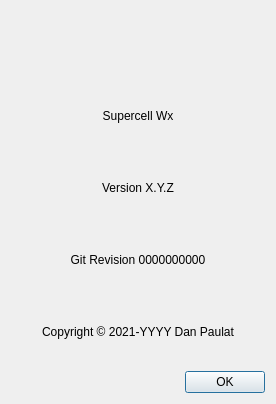
<?xml version="1.0" encoding="UTF-8"?>
<ui version="4.0">
 <class>AboutDialog</class>
 <widget class="QDialog" name="AboutDialog">
  <property name="geometry">
   <rect>
    <x>0</x>
    <y>0</y>
    <width>276</width>
    <height>404</height>
   </rect>
  </property>
  <property name="windowTitle">
   <string>About Supercell Wx</string>
  </property>
  <layout class="QVBoxLayout" name="verticalLayout">
   <item>
    <widget class="QFrame" name="frame_2">
     <layout class="QVBoxLayout" name="verticalLayout_2">
      <property name="leftMargin">
       <number>0</number>
      </property>
      <property name="topMargin">
       <number>0</number>
      </property>
      <property name="rightMargin">
       <number>0</number>
      </property>
      <property name="bottomMargin">
       <number>0</number>
      </property>
      <item>
       <widget class="QLabel" name="label">
        <property name="text">
         <string/>
        </property>
        <property name="pixmap">
         <pixmap resource="../../../../scwx-qt.qrc">:/res/icons/scwx-256.png</pixmap>
        </property>
        <property name="alignment">
         <set>Qt::AlignmentFlag::AlignCenter</set>
        </property>
       </widget>
      </item>
      <item>
       <widget class="QLabel" name="titleLabel">
        <property name="text">
         <string>Supercell Wx</string>
        </property>
        <property name="alignment">
         <set>Qt::AlignmentFlag::AlignCenter</set>
        </property>
       </widget>
      </item>
      <item>
       <widget class="QLabel" name="versionLabel">
        <property name="text">
         <string>Version X.Y.Z</string>
        </property>
        <property name="alignment">
         <set>Qt::AlignmentFlag::AlignCenter</set>
        </property>
       </widget>
      </item>
      <item>
       <widget class="QLabel" name="revisionLabel">
        <property name="text">
         <string>Git Revision 0000000000</string>
        </property>
        <property name="alignment">
         <set>Qt::AlignmentFlag::AlignCenter</set>
        </property>
       </widget>
      </item>
      <item>
       <widget class="QLabel" name="copyrightLabel">
        <property name="text">
         <string>Copyright © 2021-YYYY Dan Paulat</string>
        </property>
        <property name="alignment">
         <set>Qt::AlignmentFlag::AlignCenter</set>
        </property>
       </widget>
      </item>
     </layout>
    </widget>
   </item>
   <item>
    <widget class="QDialogButtonBox" name="buttonBox">
     <property name="orientation">
      <enum>Qt::Orientation::Horizontal</enum>
     </property>
     <property name="standardButtons">
      <set>QDialogButtonBox::StandardButton::Ok</set>
     </property>
    </widget>
   </item>
  </layout>
 </widget>
 <resources>
  <include location="../../../../scwx-qt.qrc"/>
 </resources>
 <connections>
  <connection>
   <sender>buttonBox</sender>
   <signal>accepted()</signal>
   <receiver>AboutDialog</receiver>
   <slot>accept()</slot>
   <hints>
    <hint type="sourcelabel">
     <x>248</x>
     <y>254</y>
    </hint>
    <hint type="destinationlabel">
     <x>157</x>
     <y>274</y>
    </hint>
   </hints>
  </connection>
  <connection>
   <sender>buttonBox</sender>
   <signal>rejected()</signal>
   <receiver>AboutDialog</receiver>
   <slot>reject()</slot>
   <hints>
    <hint type="sourcelabel">
     <x>316</x>
     <y>260</y>
    </hint>
    <hint type="destinationlabel">
     <x>286</x>
     <y>274</y>
    </hint>
   </hints>
  </connection>
 </connections>
</ui>
